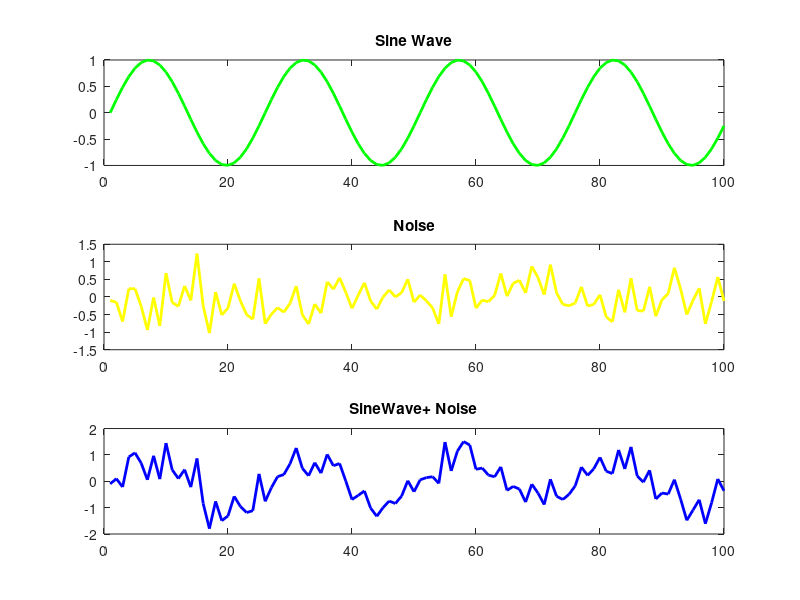
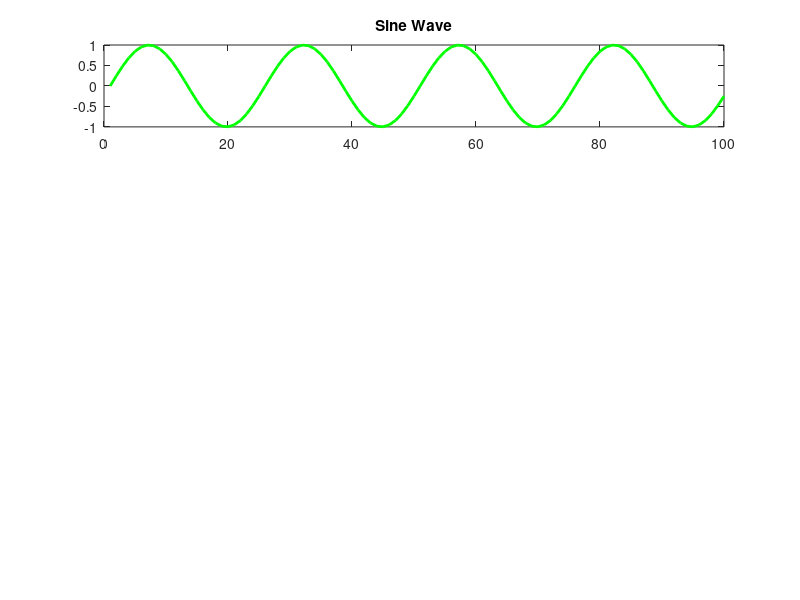

The MATLAB script that drew these images, in order: (Note: this script raises an error after producing the figures.)
clc; 
clear all; 
close all; 
fs=100;
T=1/fs;
t=0:T:1-T; 
f=4; 
s=sin(2*pi*f*t); 
noise=0.5*randn(size(t)); 
figure(1) 
subplot(3,1,1); 
plot(s,'g','LineWidth',2); 
title('Sine Wave');  
subplot(3,1,2) 
plot(noise,'y','LineWidth',2); 
title('Noise'); 
x=s+noise; 
subplot(3,1,3); 
plot(x,'b','LineWidth',2); 
title('SineWave+ Noise'); 
figure(2) 
subplot(4,1,1); 
plot(s,'g','LineWidth',2); 
title('Sine Wave'); 
d1=designfilt('lowpassfir','FilterOrder',20,'CutoffFrequency',3,'SampleRate',fs); 
y=filter(d1,x); 
subplot(4,1,2) 
plot(y,'r','LineWidth',2); 
title('Filterd Wave'); 
y1=filtfilt(d1,x); 
subplot(4,1,3); 
plot(y1,'k','LineWidth',2); 
title('Zero Phase filtering wave'); 
subplot(4,1,4) 
plot(s,'g','LineWidth',2); 
hold on
plot(y,'r','LineWidth',2); 
hold on
plot(y1,'k','LineWidth',2); 
hold on
title('All Signal in One Plot'); 
d1=designfilt('lowpassfir','FilterOrder',22,'CutoffFrequency',3,'SampleRate',fs); 
y=filter(d1,x); 
y1=filtfilt(d1,x); 
d2=designfilt('lowpassfir','FilterOrder',15,'CutoffFrequency',3,'SampleRate',fs); 
y=filter(d2,x); 
y2=filtfilt(d2,x); 
d3=designfilt('lowpassfir','FilterOrder',28,'CutoffFrequency',3,'SampleRate',fs); 
y=filter(d3,x); 
y3=filtfilt(d3,x); 
figure(3) 
subplot(4,1,1); 
plot(y1,'k','LineWidth',2); 
title('First Filtered Wave'); 
subplot(4,1,2) 
plot(y2,'g','LineWidth',2); 
title('Second Filtered Wave'); 
subplot(4,1,3) 
plot(y3,'r','LineWidth',2); 
title('Third Filtered Wave'); 
subplot(4,1,4) 
plot(y1,'k','LineWidth',2); 
hold on
plot(y2,'g','LineWidth',2); 
hold on
plot(y3,'r','LineWidth',2); 
title('All Filtered Wave in One Plot'); 